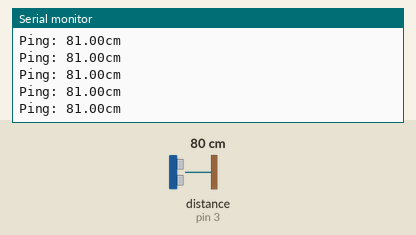
Simulated run of this sketch. Board: Arduino Uno, built with avr-gcc and run on an emulated ATmega328P. On the bench: the last lines printed to the serial monitor. Inputs (shaded band) come from the test bench; at power-on: distance to the obstacle (sensor on pin 3) 80 cm. The echo pulse lasts 58.3 µs per cm.

Above: at 5.7 s.
5.8 s: distance to the obstacle (sensor on pin 3) set to 196 cm
At 5.82 s:
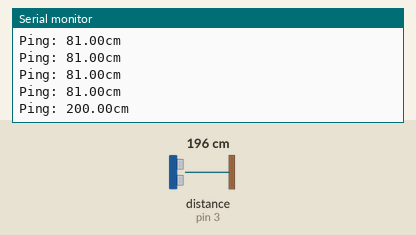
7.3 s: distance to the obstacle (sensor on pin 3) set to 205 cm
At 7.32 s:
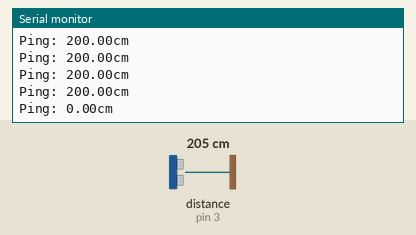
Timing chart, 0 to 10.3 s (numbered marks = the images above; inputs shaded):
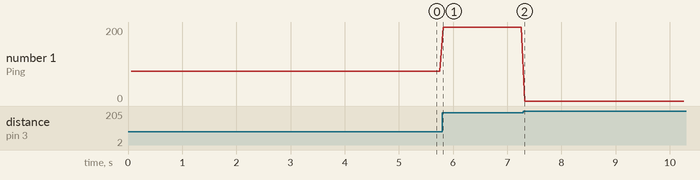

The sketch:

usingNewPing.ino
```cpp
// ---------------------------------------------------------------------------
// Example NewPing library sketch that does a ping about 20 times per second.
// ---------------------------------------------------------------------------

#include <NewPing.h>

#define TRIGGER_PIN  2  // Arduino pin tied to trigger pin on the ultrasonic sensor.
#define ECHO_PIN     3
#define MAX_DISTANCE 200 // Maximum distance we want to ping for (in centimeters). Maximum sensor distance is rated at 400-500cm.
#define buzzer 4
NewPing sonar(TRIGGER_PIN, ECHO_PIN, MAX_DISTANCE); // NewPing setup of pins and maximum distance.

void setup() {
  Serial.begin(115200); // Open serial monitor at 115200 baud to see ping results.
}

void loop() {
  delay(50);// Wait 50ms between pings (about 20 pings/sec). 29ms should be the shortest delay between pings.
  float distance = sonar.ping_cm();
  Serial.print("Ping: ");
  Serial.print(distance); // Send ping, get distance in cm and print result (0 = outside set distance range)
  Serial.println("cm");
  if(distance <= 5) digitalWrite(buzzer,HIGH);
  else digitalWrite(buzzer,LOW);
}
```

Measured:
- after the input at 5.8 s, the serial monitor: prints a new line at once (image 1)
- after the input at 7.3 s, the serial monitor: prints a new line at once (image 2)
- plotted number 1: 81 → 200 after the input at 5.8 s, 200 → 0 after the input at 7.3 s
